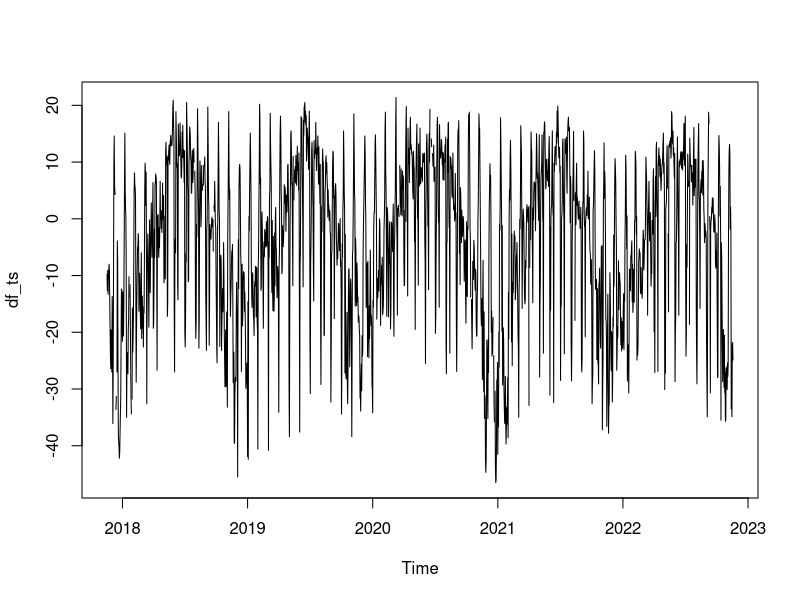
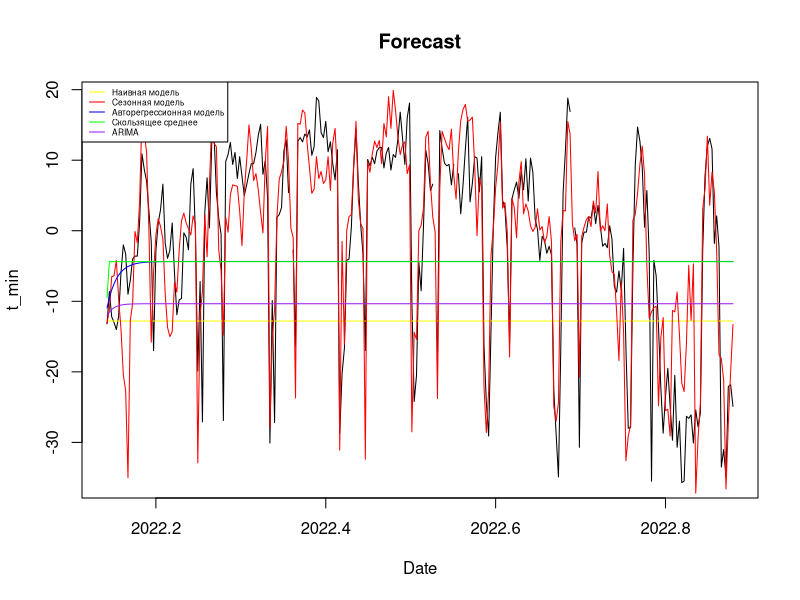
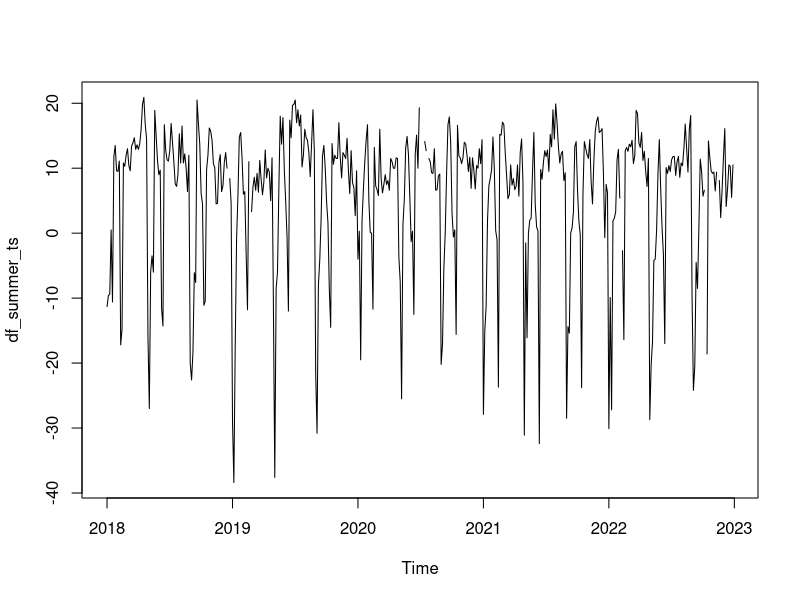
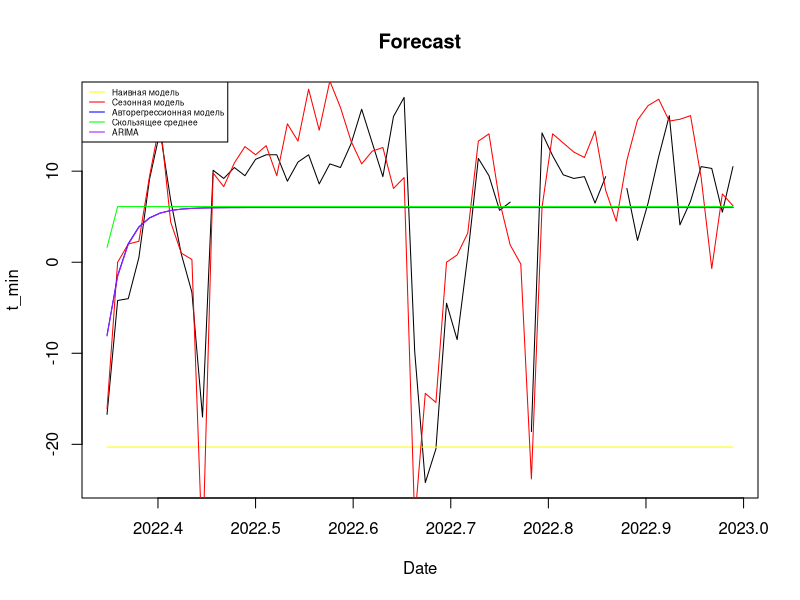

These figures' R source, in order:
## ---- chunk 1
options(width = 100)
library(forecast)
library(lubridate)

df_min_temp <- read.csv('Nizhnevartovsk_min_temperature.csv', sep=',', header = TRUE)
head(df_min_temp, 20)

#Спарсим первую колонку в правильное значение даты
df_min_temp$date <- as.Date(df_min_temp$date, "%Y-%m-%d")
## ---- chunk 2
#Сформируем time-series, начиная с 2017-11-17
df_ts = ts(df_min_temp$min_temperature, 
           frequency=365, 
           start=decimal_date(ymd("2017-11-17")),
)

#Построим временной ряд:
plot(df_ts) 
# Видим, что наблюдается сезонная периодичность, что естественно

#создадим переменную с датами
time <- time(df_ts)

#разделим на тестовую (15% ~270 элементов) и тестовую выборку
n_test <- 270
n_train <- length(df_ts) - n_test
df_train <- window(df_ts, start=time[1], end=time[n_train])
df_test <- window(df_ts, start=time[n_train+1], end=time[n_train+n_test])
## ---- chunk 3
# библиотека для проверки accuracy построенных моделей
library(knitr)
# Смоделируем наивную модель, h - сколько значений хотим предсказать(для сравнения с тестовой выборкой)
df_naive <- naive(df_train, h=n_test)

# Построим сезонную модель
df_snaive <- snaive(df_train, h=n_test)

# Рассчитаем accuracy для каждой модели
acc_naive <- accuracy(df_naive, df_test)
acc_snaive <- accuracy(df_snaive, df_test)

# Воспользуемся методом ARIMA: для начала рассмотрим автоматическую регрессию
df_ar <- arima(df_train, c(1,0,0))
df_ar_res <-predict(df_ar, n.ahead=n_test)
acc_ar <- accuracy(df_ar_res$pred, df_test)

# Рассмотрим скользящее среднее
df_ma <- arima(df_train, c(0,0,1))
df_ma_res <-predict(df_ma, n.ahead=n_test)
acc_ma <- accuracy(df_ma_res$pred, df_test)

# Рассмотрим полную ARIMA
df_arima <- arima(df_train, c(1,1,1))
df_arima_res <-predict(df_arima, n.ahead=n_test)
acc_arima <- accuracy(df_arima_res$pred, df_test)
## ---- chunk 4
# Сравним полученные результаты:
# Наивная модель
kable(acc_naive)
# Сезонная модель
kable(acc_snaive)
# Авторегрессионная модель
kable(acc_ar)
# Скользящее среднее
kable(acc_ma)
# Полная ARIMA
kable(acc_arima)


plot(df_test, main="Forecast", xlab="Date", ylab="t_min")
lines(df_naive$mean, col="yellow")
lines(df_snaive$mean, col="red")
lines(df_ar_res$pred, col="blue")
lines(df_ma_res$pred, col="green")
lines(df_arima_res$pred, col="purple")
legend("topleft", 
       legend=c("Наивная модель", "Сезонная модель", "Авторегрессионная модель", "Скользящее среднее", "ARIMA"),
       col=c("yellow", "red", "blue", "green", "purple"), lty = 1:1, cex=0.5)
## ---- chunk 5
#Возьмем данные за лето, что поможет немного устранить сезонную компоненту.
df_summer <- (subset(df_min_temp, month(df_min_temp$date)>5 & month(df_min_temp$date)<9))

#Сформируем time-series, начиная с 2017-11-17
df_summer_ts = ts(df_summer$min_temperature, 
           frequency=92,
           start = c(2018, 1)
)

#Построим временной ряд:
plot(df_summer_ts) 
# Видим, что наблюдается сезонная периодичность, что естественно

#создадим переменную с датами
time_summer <- time(df_summer_ts)

#разделим на тестовую (15% ~60 элементов) и тестовую выборку
n_test_summer <- 60
n_train_summer <- length(df_summer_ts) - n_test_summer
df_train_summer <- window(df_summer_ts, start=time_summer[1], end=time_summer[n_train_summer])
df_test_summer <- window(df_summer_ts, start=time_summer[n_train_summer+1], end=time_summer[n_train_summer+n_test_summer])
## ---- chunk 6
# Смоделируем наивную модель, h - сколько значений хотим предсказать(для сравнения с тестовой выборкой)
df_naive_summer <- naive(df_train_summer, h=n_test_summer)

# Построим сезонную модель
df_snaive_summer <- snaive(df_train_summer, h=n_test_summer)

# Рассчитаем accuracy для каждой модели
acc_naive_summer <- accuracy(df_naive_summer, df_test_summer)
acc_snaive_summer <- accuracy(df_snaive_summer, df_test_summer)

# Воспользуемся методом ARIMA: для начала рассмотрим автоматическую регрессию
df_ar_summer <- arima(df_train_summer, c(1,0,0))
df_ar_res_summer <-predict(df_ar_summer, n.ahead=n_test_summer)
acc_ar_summer <- accuracy(df_ar_res_summer$pred, df_test_summer)

# Рассмотрим скользящее среднее
df_ma_summer <- arima(df_train_summer, c(0,0,1))
df_ma_res_summer <-predict(df_ma_summer, n.ahead=n_test_summer)
acc_ma_summer <- accuracy(df_ma_res_summer$pred, df_test_summer)

# Рассмотрим полную ARIMA
df_arima_summer <- arima(df_train_summer, c(1,1,1))
df_arima_res_summer <-predict(df_arima_summer, n.ahead=n_test_summer)
acc_arima_summer <- accuracy(df_arima_res_summer$pred, df_test_summer)

# Сравним полученные результаты:
# Наивная модель
kable(acc_naive_summer)
# Сезонная модель
kable(acc_snaive_summer)
# Авторегрессионная модель
kable(acc_ar_summer)
# Скользящее среднее
kable(acc_ma_summer)
# Полная ARIMA
kable(acc_arima_summer)


plot(df_test_summer, main="Forecast", xlab="Date", ylab="t_min")
lines(df_naive_summer$mean, col="yellow")
lines(df_snaive_summer$mean, col="red")
lines(df_ar_res_summer$pred, col="blue")
lines(df_ma_res_summer$pred, col="green")
lines(df_arima_res_summer$pred, col="purple")
legend("topleft", 
       legend=c("Наивная модель", "Сезонная модель", "Авторегрессионная модель", "Скользящее среднее", "ARIMA"),
       col=c("yellow", "red", "blue", "green", "purple"), lty = 1:1, cex=0.5)
